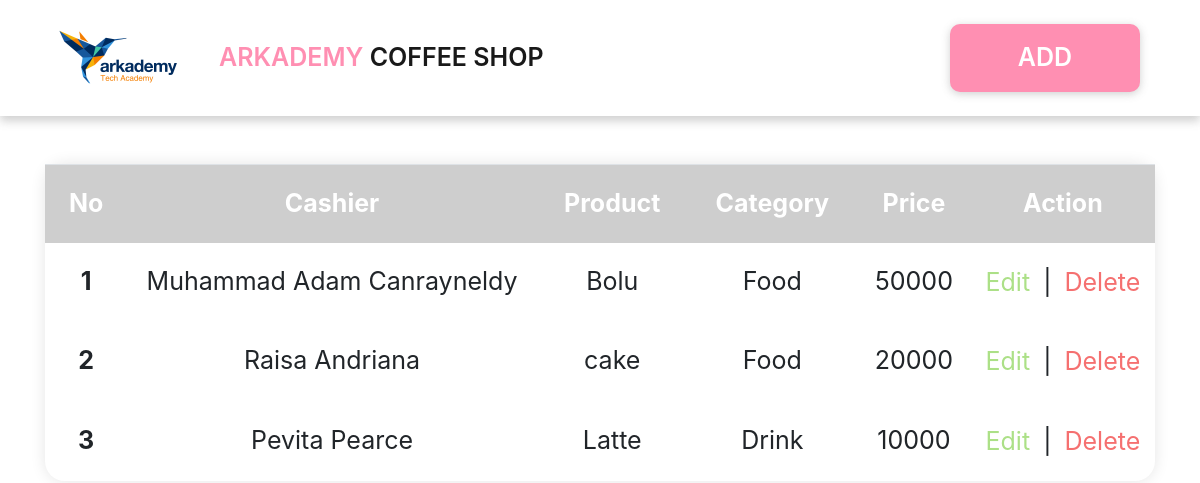
/6c/index.php, run on the app's committed database.
### tables this page shows
CREATE TABLE `product` (
  `id` int(11) NOT NULL,
  `name` varchar(100) NOT NULL,
  `price` int(50) NOT NULL,
  `id_category` int(50) NOT NULL,
  `id_cashier` int(50) NOT NULL
);

CREATE TABLE `cashier` (
  `id` int(11) NOT NULL,
  `name` varchar(100) NOT NULL
);

CREATE TABLE `category` (
  `id` int(11) NOT NULL,
  `name` varchar(100) NOT NULL
);

### 6c/functions.php (called while the page is built, shortened)
<?php
$konek = mysqli_connect('localhost', 'root', '', 'arkademy_batch_13_4');
function query($query)
{
    global $konek;
    $result = mysqli_query($konek, $query);
    $rows = [];
    while ($row = mysqli_fetch_assoc($result)) {
        $rows[] = $row;
    }
    return $rows;
}

### 6c/index.php (the view, shortened to what this page needs)
<?php
require 'functions.php';
$data = query("SELECT cashier.name as cashier, cashier.id as cashier_id, product.name as product, category.id as category_id, category.name as category, product.price, product.id as product_id FROM product INNER JOIN cashier ON product.id_cashier = cashier.id INNER JOIN category ON product.id_category = category.id ORDER BY product.id DESC;");
?>
<!DOCTYPE html>
<html>
<head>
    <link rel="stylesheet" type="text/css" media="screen" href="assets/css/bootstrap.min.css">
    <link rel="stylesheet" type="text/css" media="screen" href="assets/css/main.css">
</head>
<body>
<nav class="menu navbar navbar-expand-lg navbar-light">
    <div class="container">
        <a class="navbar-brand" href="#">
            <img src="assets/img/logo_arkademy.png" alt="logo" width="150">
        </a>
        <div class="collapse navbar-collapse" id="navbarNav">
            <ul class="navbar-nav">
                <li class="nav-item active">
                    <a class="nav-link logo-text" href="#"><span style="color:#FF8FB2;">ARKADEMY</span> COFFEE SHOP <span class="sr-only">(current)</span></a>
                </li>
            </ul>
        </div>
        <div class="collapse navbar-collapse" id="navbarNav">
            <div class="col-md text-right">
                <button type="button" class="btn-add" data-toggle="modal" data-target="#modalAdd">
                    ADD
                </button>
            </div>
        </div>
    </div>
</nav>
<div class="container">
    <div class="row mt-5 mb-5">
        <div class="col-md">
            <table class="table">
                <tr class="tb-head">
                    <th>No</th>
                    <th>Cashier</th>
                    <th>Product</th>
                    <th>Category</th>
                    <th>Price</th>
                    <th>Action</th>
                </tr>
                <?php $no=1; ?>
                <?php foreach ($data as $row): ?>
                    <tr class="tb-body">
                        <td><b><?= $no; ?></b></td>
                        <td><?= $row['cashier']; ?></td>
                        <td><?= $row['product']; ?></td>
                        <td><?= $row['category']; ?></td>
                        <td><?= $row['price']; ?></td>
                        <td>
                            <a class="action" href="index.php?id=<?= $row['product_id']; ?>">
                                <button type="button" class="btn-edit-delete" data-toggle="modal" data-target="#modalEdit">
                                    <span style="color:#ACE087;">Edit</span>
                                </button>
                            </a>
                            |
                            <a class="action" href="hapus.php?id=<?= $row['product_id']; ?>">
                                <button type="button" class="btn-edit-delete" data-toggle="modal" data-target="#modalDelete">
                                    <span style="color:rgb(245, 112, 112);">Delete</span>
                                </button>
                            </a>
                        </td>
                    </tr>
                    <?php $no++ ?>
                <?php endforeach; ?>
            </table>
        </div>
    </div>
</div>
</body>
</html>

### 6c/assets/css/main.css (style rules this page uses)
.logo-text { font-size: 25px; font-weight: 600; }
.menu { box-shadow: 0px 5px 9px rgba(100,100,100,.3); padding: 0; }
.btn-add { width:190px; background-color: #FF8FB2; box-shadow: 0px 2px 8px rgba(100,100,100,.3); padding: 15px 0px; color: #fff; font-size: 25px; font-weight: 600; border: 0; border-radius: 10px; }
.table { width:100%; text-align: center; box-shadow:0px 0px 15px #E5E5E5; border-radius:20px; }
.tb-head { background: #CECECE; border-radius:20px; font-size: 25px; color:#fff; }
.tb-head th { padding: 20px; }
.tb-body { font-size: 25px; }
.tb-body td { padding: 20px 0px; border:0; }
.btn-edit-delete { background: none; border: 0; }

### data on the page
product: id_cashier.name "Muhammad Adam Canrayneldy", name "Bolu", id_category.name "Food", price "50000"
product: id_cashier.name "Raisa Andriana", name "cake", id_category.name "Food", price "20000"
product: id_cashier.name "Pevita Pearce", name "Latte", id_category.name "Drink", price "10000"
